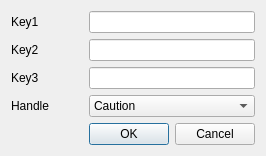
<?xml version="1.0" encoding="UTF-8"?>
<ui version="4.0">
 <class>DialogAddIdentification</class>
 <widget class="QDialog" name="DialogAddIdentification">
  <property name="geometry">
   <rect>
    <x>0</x>
    <y>0</y>
    <width>266</width>
    <height>145</height>
   </rect>
  </property>
  <property name="windowTitle">
   <string>AddIdentify</string>
  </property>
  <layout class="QGridLayout" name="gridLayout_2">
   <item row="0" column="0">
    <widget class="QLabel" name="labelKey1">
     <property name="text">
      <string>Key1</string>
     </property>
    </widget>
   </item>
   <item row="0" column="2" colspan="2">
    <widget class="QLineEdit" name="lineEditKey1"/>
   </item>
   <item row="1" column="0">
    <widget class="QLabel" name="labelKey2">
     <property name="text">
      <string>Key2</string>
     </property>
    </widget>
   </item>
   <item row="1" column="2" colspan="2">
    <widget class="QLineEdit" name="lineEditKey2"/>
   </item>
   <item row="3" column="0">
    <widget class="QLabel" name="labelHandle">
     <property name="text">
      <string>Handle</string>
     </property>
    </widget>
   </item>
   <item row="3" column="2" colspan="2">
    <widget class="QComboBox" name="comboBoxHandle">
     <item>
      <property name="text">
       <string>Caution</string>
      </property>
     </item>
     <item>
      <property name="text">
       <string>Allow</string>
      </property>
     </item>
     <item>
      <property name="text">
       <string>Refuse</string>
      </property>
     </item>
    </widget>
   </item>
   <item row="4" column="1">
    <spacer name="horizontalSpacer_2">
     <property name="orientation">
      <enum>Qt::Horizontal</enum>
     </property>
     <property name="sizeHint" stdset="0">
      <size>
       <width>41</width>
       <height>20</height>
      </size>
     </property>
    </spacer>
   </item>
   <item row="4" column="2">
    <widget class="QPushButton" name="btnOK">
     <property name="text">
      <string>OK</string>
     </property>
     <property name="qssGroup" stdset="0">
      <string>ToolButton</string>
     </property>
    </widget>
   </item>
   <item row="4" column="3">
    <widget class="QPushButton" name="btnCancel">
     <property name="text">
      <string>Cancel</string>
     </property>
     <property name="qssGroup" stdset="0">
      <string>ToolButton</string>
     </property>
    </widget>
   </item>
   <item row="2" column="2" colspan="2">
    <widget class="QLineEdit" name="lineEditKey3"/>
   </item>
   <item row="2" column="0">
    <widget class="QLabel" name="labelKey3">
     <property name="text">
      <string>Key3</string>
     </property>
    </widget>
   </item>
  </layout>
 </widget>
 <resources/>
 <connections/>
</ui>
